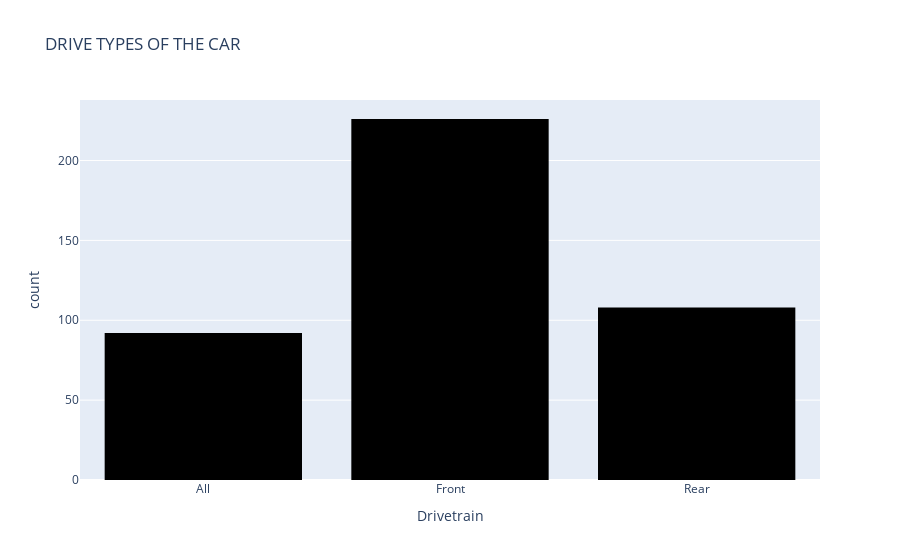

Notebook code for this chart:
### Code cell
fig = px.histogram(car_df, x = "DriveTrain",
                  labels = {"DriveTrain":"Drivetrain"},
                  title = "DRIVE TYPES OF THE CAR",
                  color_discrete_sequence = ["BLACK"])
                  
fig.show();

### Figure 1 — Plotly figure (JSON) as saved in the notebook; plotly's stock layout.template omitted (floating-point values rounded to 4 significant figures; data arrays with more than 128 entries replaced by an {"elided": "..."} marker saying what was removed)
{"data": [{"alignmentgroup": "True", "bingroup": "x", "hovertemplate": "Drivetrain=%{x}<br>count=%{y}<extra></extra>", "legendgroup": "", "marker": {"color": "BLACK"}, "name": "", "offsetgroup": "", "orientation": "v", "showlegend": false, "type": "histogram", "x": {"elided": "426 str values"}, "xaxis": "x", "yaxis": "y"}], "layout": {"barmode": "relative", "legend": {"tracegroupgap": 0}, "title": {"text": "DRIVE TYPES OF THE CAR"}, "xaxis": {"anchor": "y", "domain": [0, 1], "title": {"text": "Drivetrain"}}, "yaxis": {"anchor": "x", "domain": [0, 1], "title": {"text": "count"}}}}
